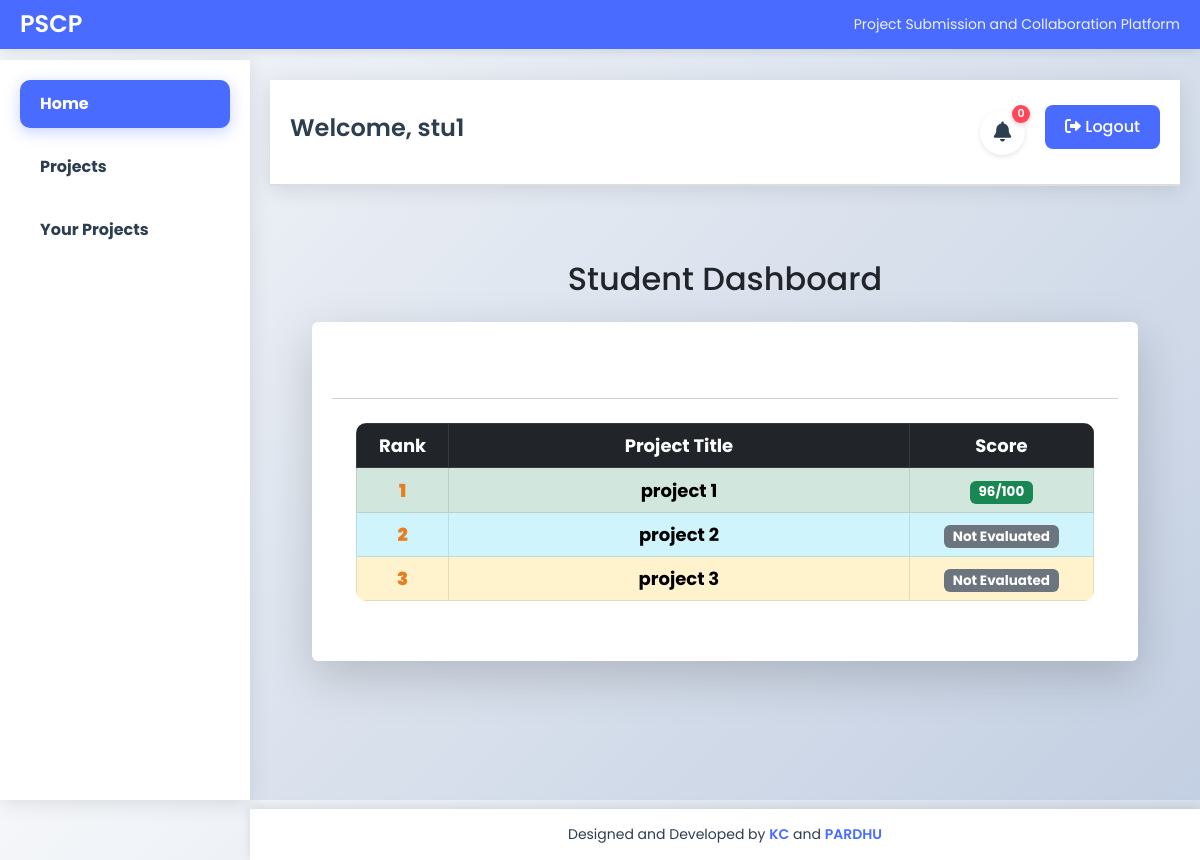
The page /dashboard/student/ (signed in) on the database its author committed.
### users/models.py (models this page shows, shortened)
class StudentProfile(models.Model):
    user = models.OneToOneField(User, on_delete=models.CASCADE)
    full_name = models.CharField(max_length=100)
    email = models.EmailField(max_length=100)
    student_id = models.CharField(max_length=20)
    department = models.CharField(max_length=100)
    year_of_study = models.CharField(max_length=100)

### project/models.py (models this page shows, shortened)
class Project(models.Model):
    title = models.CharField(max_length=255)
    description = models.TextField()
    deadline = models.DateField()
    created_by = models.ForeignKey(User, on_delete=models.CASCADE)  # Links project to the teacher who created it
    file = models.FileField(upload_to="project_files/", null=True, blank=True)  # File submission
    score = models.IntegerField(null=True, blank=True)  # Score (only if file is uploaded)
    is_submitted = models.BooleanField(default=False)
    is_deleted = models.BooleanField(default=False)  # New field to track deleted projects
    created_at = models.DateTimeField(auto_now_add=True)  # Timestamp

### users/views.py (the view)
# urls.py: path('dashboard/student/', views.student_dashboard, name='student_dashboard'),
@login_required
def student_dashboard(request):
    student_profile = StudentProfile.objects.get(user=request.user)
    leaderboard_projects = Project.objects.order_by('-score', 'title')
    return render(request, 'dashboard/student_dashboard.html', {'student': student_profile,"leaderboard_projects": leaderboard_projects})

### users/templates/dashboard/student_dashboard.html (shortened to what this page needs)
{% extends "base.html" %}
{% block sidebar %}
    <nav>
        <a href="{% url 'student_dashboard'%}" class="active">Home</a>
        <a href="{% url 'project:student_projects'%}">Projects</a>
        <a href="{% url 'project:your_projects'%}">Your Projects</a>
    </nav>
{% endblock %}
{% block header %}Welcome, {{ student.full_name }}{% endblock %}
{% block content %}
<div class="container mt-4">
    <h2 class="text-center mb-4">Student Dashboard</h2>
    <div class="card shadow-lg border-0 mb-4">
        <div class="card-header bg-gradient text-white text-center py-3" style="background: linear-gradient(90deg, #007bff, #0056b3);">
            <h5 class="mb-0"><i class="fas fa-trophy me-2"></i>Leaderboard</h5>
        </div>
        <div class="card-body p-4">
            <div class="table-responsive">
                <table class="table table-hover table-bordered text-center align-middle" style="border-radius: 10px; overflow: hidden;">
                    <thead class="table-dark">
                        <tr>
                            <th style="width: 10%;">Rank</th>
                            <th style="width: 50%;">Project Title</th>
                            <th style="width: 20%;">Score</th>
                        </tr>
                    </thead>
                    <tbody>
                        {% for project in leaderboard_projects %}
                        <tr class="{% if forloop.counter == 1 %}table-success{% elif forloop.counter == 2 %}table-info{% elif forloop.counter == 3 %}table-warning{% endif %}">
                            <td><strong>{{ forloop.counter }}</strong></td>
                            <td>{{ project.title }}</td>
                            <td>
                                {% if project.score is not None %}
                                    <span class="badge bg-success">{{ project.score }}/100</span>
                                {% else %}
                                    <span class="badge bg-secondary">Not Evaluated</span>
                                {% endif %}
                            </td>
                        </tr>
                        {% endfor %}
                    </tbody>
                </table>
            </div>
        </div>
    </div>
</div>
{% endblock %}

### users/static/dashboard.css (style rules this page uses)
* { margin: 0; padding: 0; box-sizing: border-box; }
body { font-family: 'Arial', sans-serif; display: flex; height: 100vh; background: #f4f4f4; color: #333; }
nav a { display: block; padding: 10px 0; color: #bdc3c7; text-decoration: none; font-weight: bold; transition: 0.3s ease; }
nav a.active, nav a:hover { color: #e67e22; background: #34495e; border-radius: 5px; padding-left: 10px; }
.card { background: #fff; padding: 20px; box-shadow: 0 2px 5px rgba(0, 0, 0, 0.1); border-radius: 10px; text-align: center; font-size: 18px; color: #555; font-weight: bold; transition: transform 0.3s ease; }
strong { color: #e67e22; }
.card { margin-bottom: 20px; }

### users/templates/base.html (style rules this page uses)
:root { --primary-color: #4a6bff; --primary-hover: #3a5bef; --text-color: #2c3e50; --light-gray: #f5f6fa; --border-color: #e1e4e8; --error-color: #ff4757; --success-color: #2ed573; --warning-color: #ffa502; --sidebar-width: 250px; --header-height: 70px; }
* { margin: 0; padding: 0; box-sizing: border-box; font-family: 'Poppins', sans-serif; }
body { background: linear-gradient(135deg, #f5f7fa 0%, #c3cfe2 100%); min-height: 100vh; display: flex; }
.sidebar nav { display: flex; flex-direction: column; gap: 15px; }
.sidebar nav a { color: var(--text-color); text-decoration: none; padding: 12px 20px; border-radius: 10px; transition: all 0.3s ease; display: flex; align-items: center; gap: 10px; }
.sidebar nav a.active { background: var(--primary-color); color: white; box-shadow: 0 4px 15px rgba(74, 107, 255, 0.3); }

### rows shown on the page
StudentProfile: full_name "stu1"
Project: title "project 1", score "96"
Project: title "project 2", shows "Not Evaluated"
Project: title "project 3", shows "Not Evaluated"
